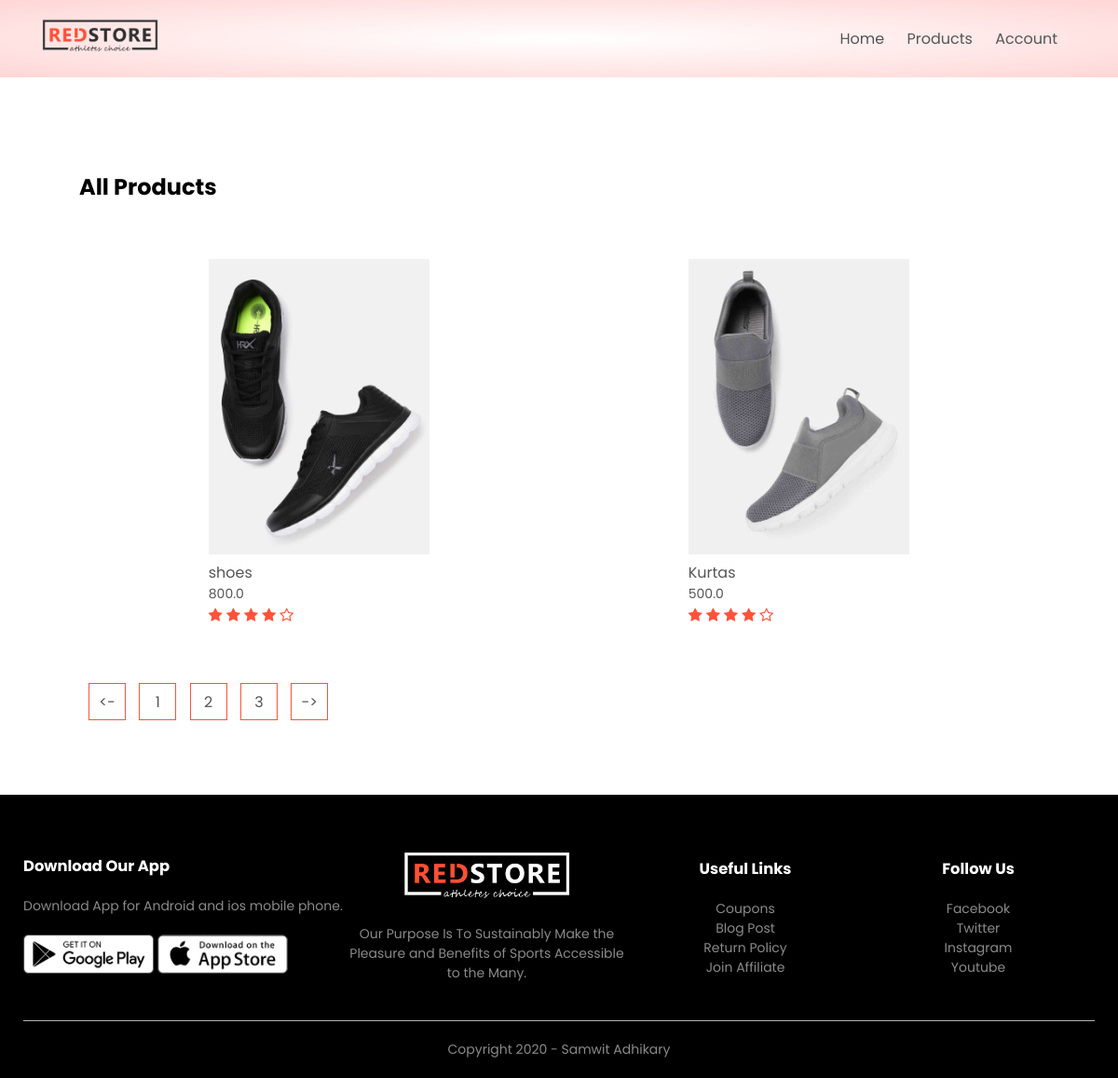
The page /list_products/?page=2 on the database its author committed.
### products/models.py (models this page shows, shortened)
class products(models.Model):
    LIVE = 1
    DELETE = 0
    DELETE_CHOICES = ((LIVE,'live'),(DELETE,'delete'))
    title = models.CharField(max_length = 30)
    price = models.FloatField()
    description = models.TextField()
    image = models.ImageField(upload_to='media/')
    priority = models.IntegerField(default = 0)
    delete_status = models.IntegerField(choices = DELETE_CHOICES,default = LIVE)
    created_at = models.DateTimeField(auto_now_add = True)
    updated_at = models.DateTimeField(auto_now = True)

### products/views.py (the view)
# urls.py: path('list_products/',views.list_products,name='list_products'),
def list_products(request):
    page  = 1
    if request.GET:
        page = request.GET.get('page',1)
    product_list = products.objects.order_by('priority')
    product_paginator = Paginator(product_list,2)
    product_list = product_paginator.get_page(page)
    context = {'products':product_list}
    return render(request,'products.html',context)

### products/templatetags/chunks.py (called while the page is built)
@register.filter(name = 'chunks')
def chunks(lst,chunk_size):
    chunk = []
    i=0
    for data in lst:
        chunk.append(data)
        i = i+ 1
        if i== chunk_size:
            yield chunk
            i = 0
            chunk = []
    if chunk:
        yield chunk

### templates/products.html
{% extends 'blank_layout.html' %}
{% load static %}
{% block content %}
{% include 'list_products.html' %}
{% endblock %}

### templates/list_products.html
{% load static %}
{% load chunks %}
<div class="small-container">
    <div class="row row-2">
        <h2>All Products</h2>
    </div>
{% for product_chunks in products|chunks:4 %}
    <div class="row">
        {% for product in product_chunks %}
        <div class="col-4">
            <a href="{% url 'product_details' product.id %}"><img src="{{ product.image.url }}"></a>
            <h4>{{ product.title }}</h4>
            <p>{{ product.price }}</p>
            <div class="rating">
                <i class="fa fa-star"></i>
                <i class="fa fa-star"></i>
                <i class="fa fa-star"></i>
                <i class="fa fa-star"></i>
                <i class="fa fa-star-o"></i>
            </div>
        </div>
        {% endfor %}
    </div>
{% endfor %}
    <div class="page-btn">
        {% if products.has_previous %}
        <a href="?page={{ products.previous_page_number }}"><span><-</span></a>
        {% endif %}
        {% for i in products.paginator.page_range %}
        <a href="?page={{i}}"><span>{{i}}</span></a>
        {% endfor %}
        {% if products.has_next %}
        <a href="?page={{ products.next_page_number }}"><span>-></span></a>
        {% endif %}
    </div>
</div>

### static/css/style.css (style rules this page uses)
* { margin: 0; padding: 0; box-sizing: border-box; }
body { font-family: 'Poppins', sans-serif; }
a { text-decoration: none; color: #555; }
p { color: #555; }
.row { display: flex; align-items: center; flex-wrap: wrap; justify-content: space-around; }
.small-container { max-width: 1080px; margin: auto; padding-left: 25px; padding-right: 25px; }
.col-4 { flex-basis: 25%; padding: 10px; min-width: 200px; margin-bottom: 50px; transition: transform 0.5s; }
.col-4 img { width: 100%; }
h4 { color: #555; font-weight: normal; }
.col-4 p { font-size: 14px; }
.rating .fa { color: #ff523b; }
.row-2 { justify-content: space-between; margin: 100px auto 50px; }
.page-btn { margin: 0 auto 80px; }
.page-btn span { display: inline-block; border: 1px solid #ff523b; margin-left: 10px; width: 40px; height: 40px; text-align: center; line-height: 40px; cursor: pointer; }

### rows shown on the page
products: image (picture), title "shoes", price "800.0"
products: image (picture), title "Kurtas", price "500.0"

### other values the page prints
{{ i }} "1" "2" "3"
